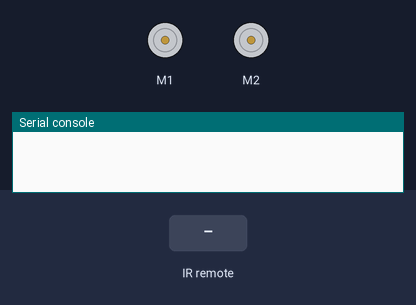
Bench run of a program on a simulated Raspberry Pi Pico running CircuitPython. On the bench: 2 × DC motor (green arrow = forward, orange = backward, longer = faster), the last lines printed to the serial console. The test bench sets the inputs (shaded band).

Above: at 1.2 s.
1.3 s: infrared code 0x10 received
At 2.0 s:
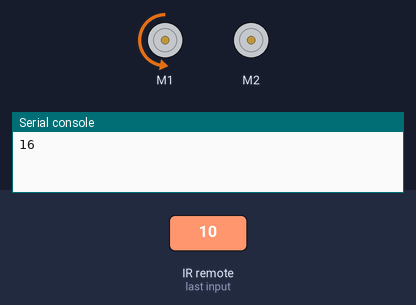
3.8 s: infrared code 0x18 received
At 5.0 s:
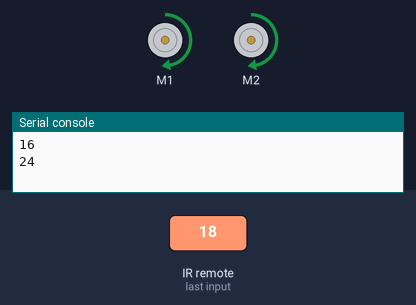
5.3 s: infrared code 0x5A received
At 6.4 s:
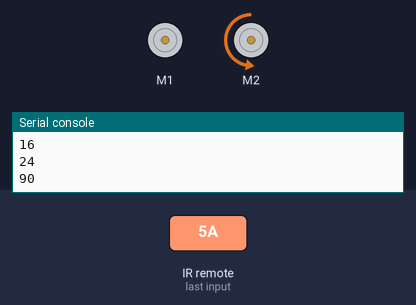
6.8 s: infrared code 0x4A received
At 7.6 s:
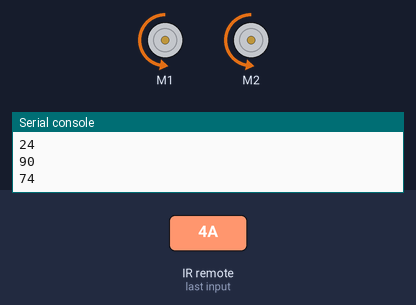
8.3 s: infrared code 0x45 received
At 8.8 s:
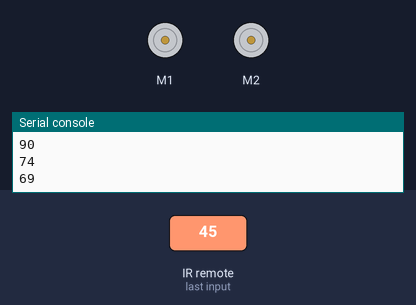
Timing chart, 0 to 10.8 s (numbered marks = the images above; inputs shaded):
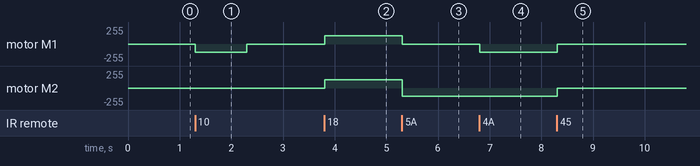

Measured:
- after the input at 1.3 s, motor M1: stopped → backward 127/255 at once, → stopped 1.0 s later
- after the input at 3.8 s, motor M1, motor M2: stopped → forward 127/255 at once
- after the input at 5.3 s, motor M1: forward 127/255 → stopped at once; motor M2: forward 127/255 → backward 127/255 at once
- after the input at 6.8 s, motor M1: stopped → backward 127/255 at once
- after the input at 8.3 s, motor M1, motor M2: backward 127/255 → stopped at once

The program:

code_robot.py
```python
import time
import board
import pwmio
from adafruit_motor import motor
import pulseio
import adafruit_irremote

# IR Remote Setup
pulsein = pulseio.PulseIn(board.GP7, maxlen=120, idle_state=True)
decoder = adafruit_irremote.GenericDecode()

# Motors Setup
PWM_PIN_A1 = board.GP8
PWM_PIN_A2 = board.GP9

PWM_PIN_B1 = board.GP10
PWM_PIN_B2 = board.GP11


pwm_a1 = pwmio.PWMOut(PWM_PIN_A1, frequency=50)
pwm_a2 = pwmio.PWMOut(PWM_PIN_A2, frequency=50)
pwm_b1 = pwmio.PWMOut(PWM_PIN_B1, frequency=50)
pwm_b2 = pwmio.PWMOut(PWM_PIN_B2, frequency=50)
motor1 = motor.DCMotor(pwm_a1, pwm_a2)
motor2 = motor.DCMotor(pwm_b1, pwm_b2)

def forward():
    motor1.throttle = 0.5
    motor2.throttle = 0.5


def backward():
    motor1.throttle = -0.5
    motor2.throttle = -0.5


def stop():
    motor1.throttle = 0
    motor2.throttle = 0


def left():
    motor1.throttle = -0.5
    motor2.throttle = 0


def right():
    motor1.throttle = 0
    motor2.throttle = -0.5

while True:
    pulses = decoder.read_pulses(pulsein)
    try:
        code = decoder.decode_bits(pulses)
        btn_pressed_code = code[-1]
        print(code[-1])
        if btn_pressed_code == 16:
            left()
            time.sleep(1)
            stop()
        elif btn_pressed_code == 24:
            forward()
        elif btn_pressed_code == 90:
            right()
        elif btn_pressed_code == 74:
            backward()
        else:
            stop()

    except adafruit_irremote.IRDecodeException as e:     # failed to decode
        print("Failed to decode: ", e.args)
        stop()
```
